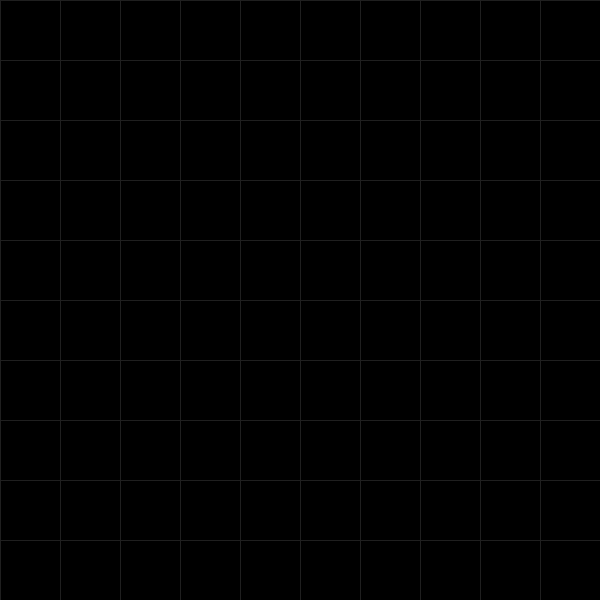
Frame 1 (no input)
Frame 60 (the mouse pressed at the canvas centre just before this capture): identical to frame 1, image omitted
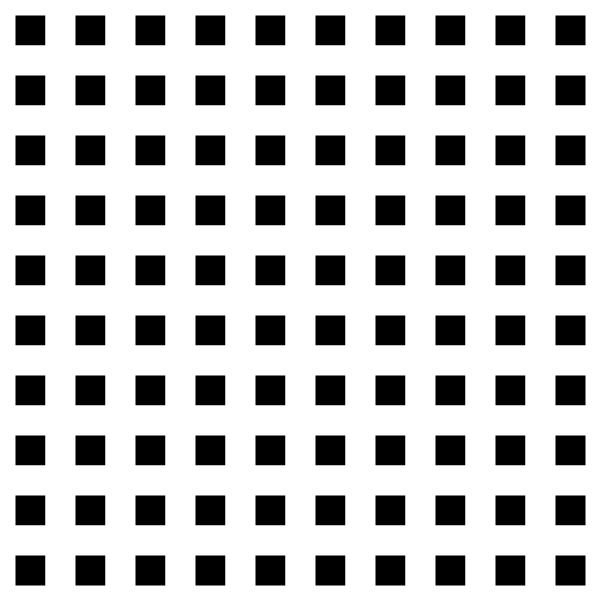
Frame 120 (the mouse held since frame 60 and released just before this capture)

The Processing sketch that drew these frames (run headless with seeded random() and noise(); from frame 60 on, the mouse is pressed at the canvas centre):

// Processing sketch: aguiar
// ── aguiar.pde

// Lisandro Aguiar

void setup() {
  size(600, 600);
}

void draw() {

  for (int a=0; a<600; a+=60) {
    for ( int i=0; i<600; i+=60) {
      fill(0);
      stroke(255);
      //strokeWeight(30);
      strokeWeight(mouseX/10);  //MOD
      rect(i, a, 60, 60);
    }
  }
}
